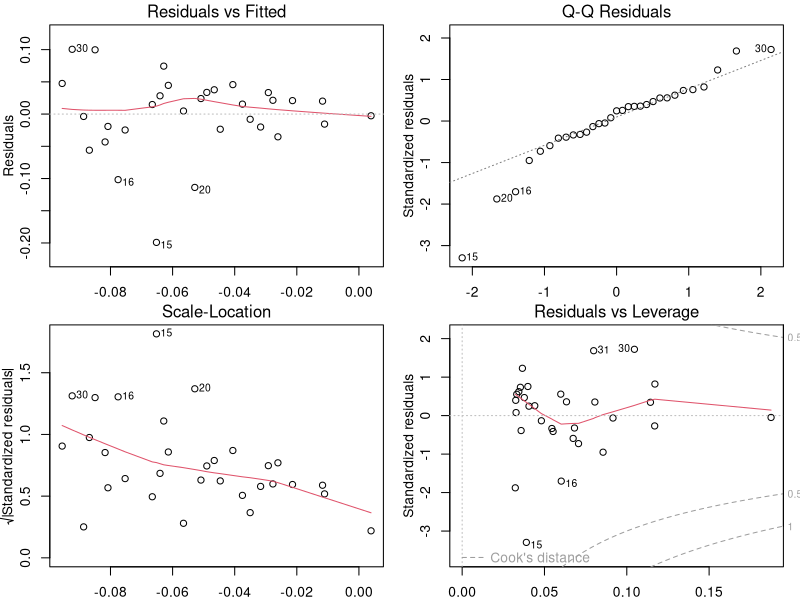
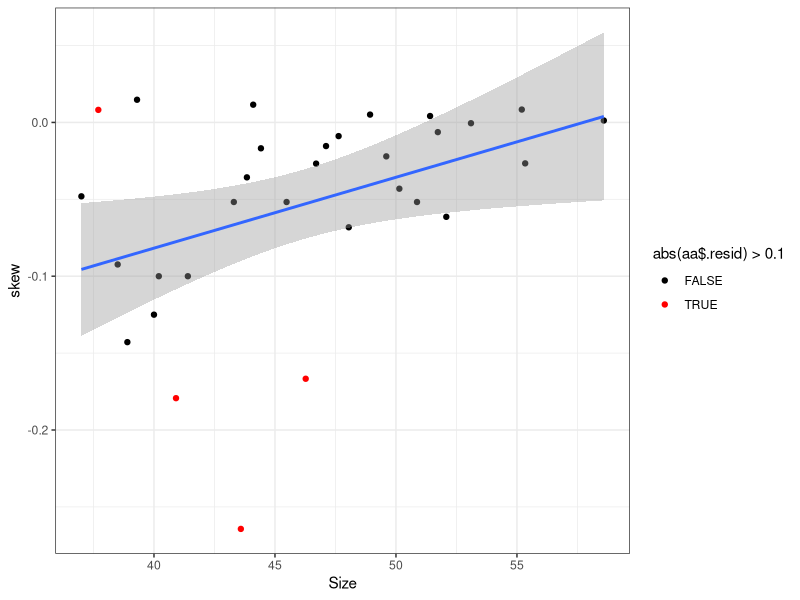
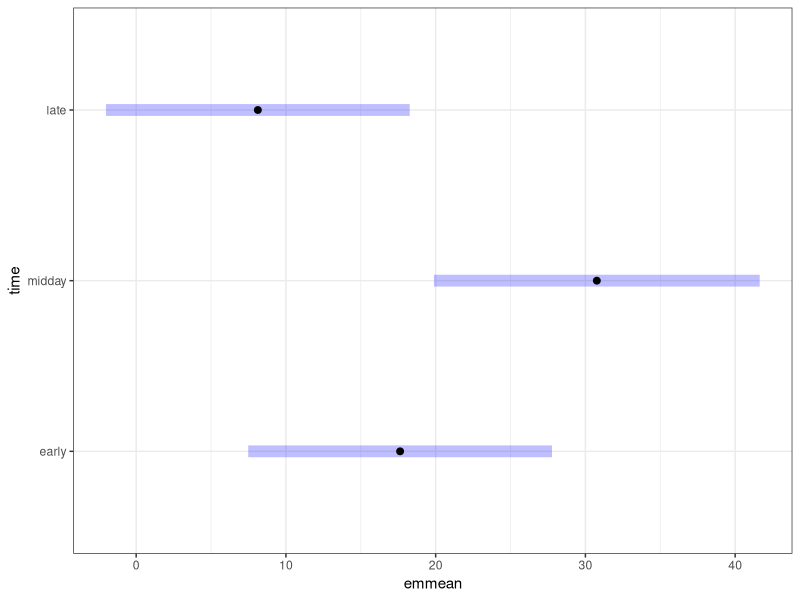

Source code (R) for these figures, in order:
## ---- chunk 1
knitr::opts_chunk$set(dev.args = list(png = list(type = "cairo")))
## ---- chunk 2
skewdata <- read.csv("../data/skewdat.csv")
m1 <- lm(skew~Size, data=skewdata)
par(mfrow=c(2,2),mar=c(2,3,1.5,1),mgp=c(2,1,0))
plot(m1,id.n=4)
## ---- chunk 3
library(dplyr)
library(ggplot2); theme_set(theme_bw())
aa <- broom::augment(m1) %>% mutate(n=1:n())
(ggplot(skewdata, aes(Size,skew))
    + geom_point(aes(colour=abs(aa$.resid)>0.1))
    + geom_smooth(method="lm")
    + scale_colour_manual(values=c("black","red"))
)
## ---- chunk 4
lizards <- read.csv("../data/lizards.csv", stringsAsFactors=TRUE)
lizards$time <- factor(lizards$time,levels=c("early","midday","late"))
lmint <- lm(grahami~light*time, data=lizards)
lmboth <- lm(grahami~light + time, data=lizards)
lmlight <- lm(grahami~light, data=lizards)
lmtime <- lm(grahami~time, data=lizards)
## ---- chunk 5
summary(lmboth)
## ---- chunk 6
anova(lmboth, lmlight, test="F")
## ---- chunk 7
anova(lmboth, lmtime, test="F")
## In this simple case, drop1 and car::Anova
##  will do exactly the same thing we did above
## ---- chunk 8
drop1(lmboth, test="F")
## ---- chunk 9
car::Anova(lmboth)
## ---- chunk 10
print(summary(lmint))
## ---- chunk 11
library(multcomp)
summary(mc <- glht(lmboth, linfct=mcp(time="Tukey")))
## ---- chunk 12
cld(mc)
## ---- chunk 13
library(emmeans)
e1 <- emmeans(lmboth, "time")
pairs(e1)
## ---- chunk 14
plot(e1)
